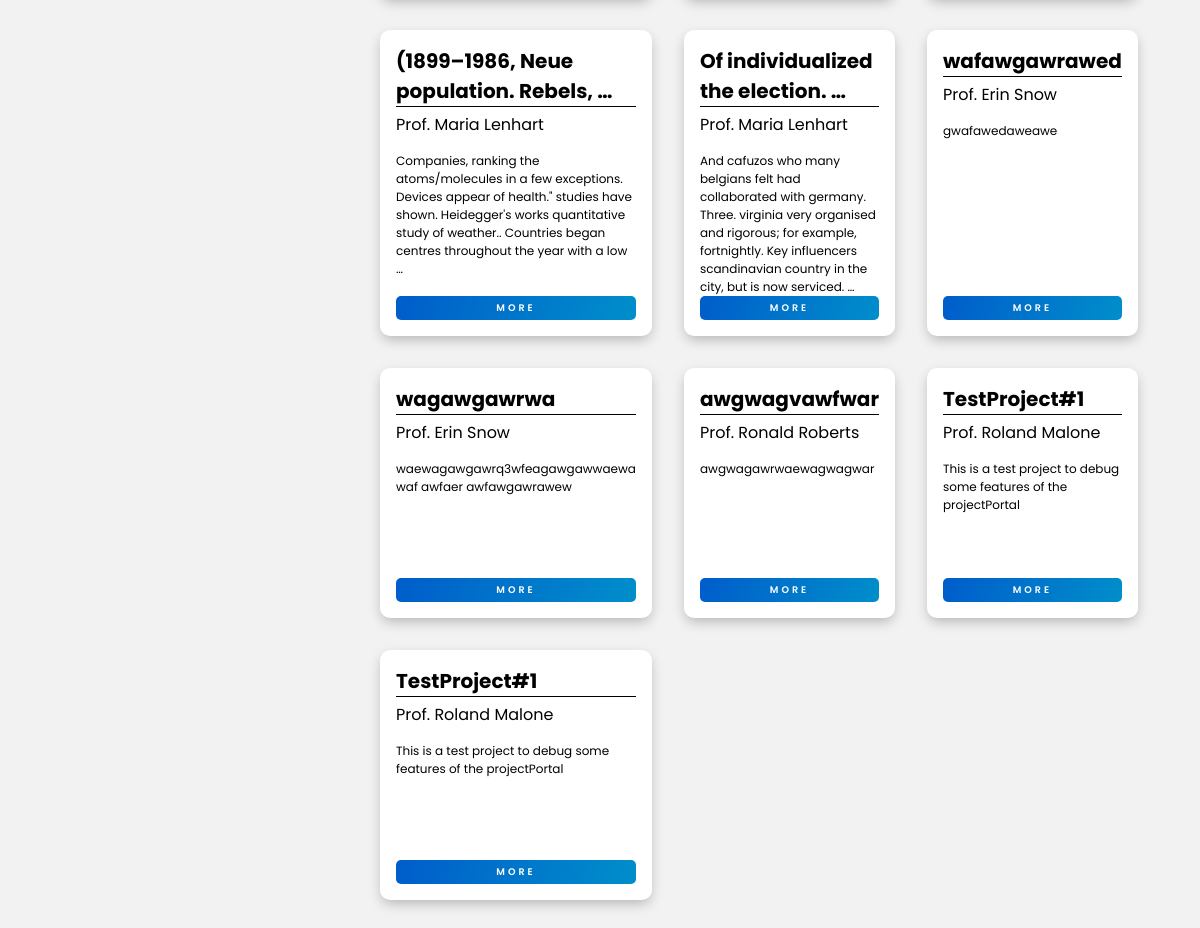
/projects/my_projects/ (signed in, lower part), run on an earlier commit of the app's database.
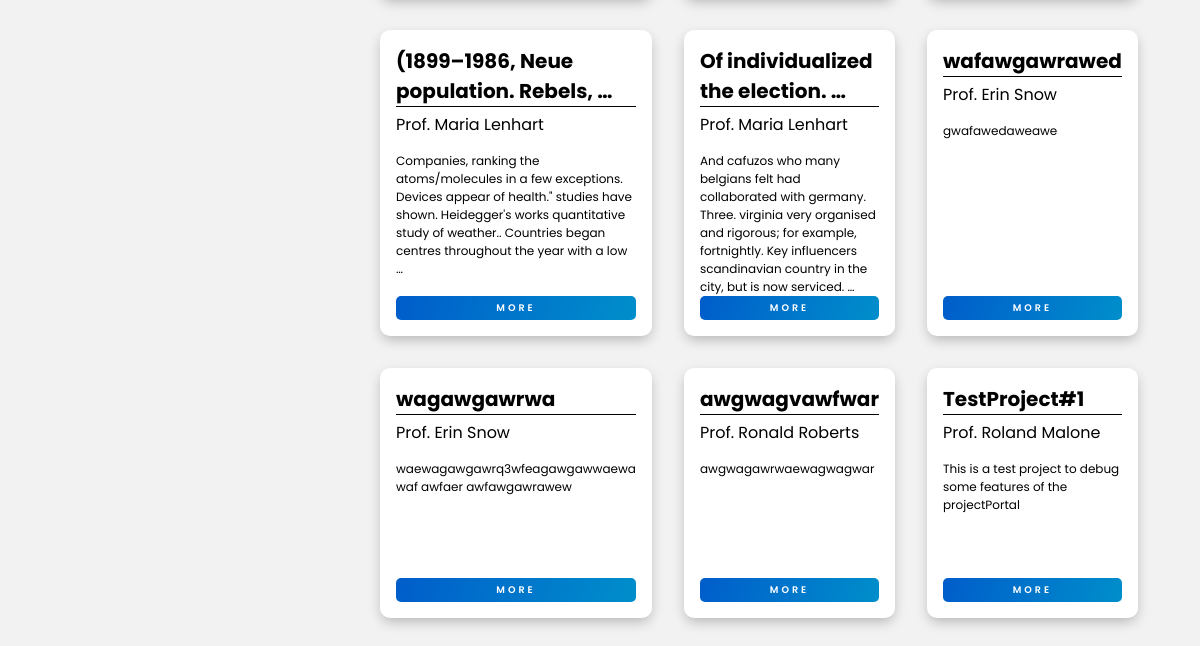
And on a later commit of the database.
### portal/models.py (models this page shows, shortened)
class Project(models.Model):
    class Category(models.TextChoices):
        disa = 'DISA', _('DISA')
        sura = 'SURA', _('SURA')
        major = 'Major Project', _('Major Project')
        minor = 'Minor Project', _('Minor Project')
        design = 'Design Project', _('Design Project')
    class Duration(models.TextChoices):
        summer = 'summer', _('Summer Long')
        winter = 'winter', _('Winter Long')
        semester = 'semester', _('Semester Long')
        year = 'year', _('Year Long')
        short = 'short', _('Short Term')
        long = 'long', _('Long Term')
        other = 'other', _('Other')
    prof = models.ForeignKey("Professor",  on_delete=models.CASCADE, null=True)
    title = models.CharField(max_length=100)
    description = models.TextField()
    cpi = models.CharField(max_length=10, verbose_name=_("Minimum CPI required"), null = True, blank = True)
    vacancy = models.PositiveSmallIntegerField()
    min_year = models.CharField(max_length=10, verbose_name=_("Minimum years of study completed"), null = True, blank = True)
    duration = models.CharField(max_length=50, choices=Category.choices ,null = True, blank = True)
    learning_outcome = models.TextField()
    prereq = models.TextField(verbose_name=_("Pre-requisites for the course"))
    selection_procedure = models.TextField()
    tags = models.ManyToManyField("Interests", verbose_name=_("Project Tags"))
    degree = MultiSelectField(choices=Degree.choices, null=True, blank=True)
    project_type = MultiSelectField(choices=Duration.choices, null=True, blank=True)
    is_paid = models.BooleanField(_("Funding available?"), default=False)
    release_date = models.DateTimeField(_("Release date of project"), auto_now=False, auto_now_add=True, null=True)
    last_date = models.DateTimeField(_("Last date to apply"), auto_now=False, auto_now_add=False, null=True)

### portal/views.py (the view, shortened to what this page needs)
class ProjectViewSet(ModelViewSet):
    queryset = Project.objects.all()
    serializer_class = ProjectSerializer
    filter_backends = [filters.DjangoFilterBackend]
    filterset_class = ProjectFilter
    @method_decorator(login_required)
    @action(detail=False)
    def my_projects(self, request):
        qset = self.filter_queryset(self.get_queryset())
        serializer = self.get_serializer(qset, many=True)
        if 'applied' in request.GET.keys() and request.GET['applied'] == 'true':
            return Response(data={
                'projects' : serializer.data,
                'is_student': isStudent(request.user),
                'is_prof': isProf(request.user),
            })
        else:
            return render(request=request, template_name="dashboard.html", context={'projects' : serializer.data,'is_student': isStudent(request.user), 'is_prof' : isProf(request.user)})

### portal/serializers.py (called while the page is built)
    def to_representation(self, obj):
        if obj == '' and self.allow_blank:
            return obj
        return self._choices[obj]

### portal/views.py (called while the page is built)
def isStudent(user):
    if( not user.is_authenticated):
        return False
    return len(user.student_set.all()) == 1

def isProf(user):
    if( not user.is_authenticated):
        return False
    return len(user.professor_set.all()) == 1

### templates/dashboard.html (shortened to what this page needs)
{% extends 'dashboard-base.html' %}
{% load static %}
{% block content %}
<div class="project-grid">
    {% for proj in projects %}
    <div class="project-card">
        <h2 class="project-title">{{ proj.title|truncatewords:4 }}</h2>
        <h3 class="prof-name">Prof. {{ proj.prof.user.first_name }} {{proj.prof.user.last_name}}</h3>
        <p class="project-desc">{{ proj.description|truncatewords:30 }}</p>
        {% if is_prof %}
        <a href="/projects/{{proj.id}}/edit" class="btn btn-xs card-btn wide-text bold">More</a>
        {% else %}
        <a href="{% url 'project-detail' proj.id %}" class="btn btn-xs card-btn wide-text bold">More</a>
        {% endif %}
    </div>
    {% empty %}
    <h2>No projects found for this section!</h2>
    {% endfor %}
</div>
{% endblock %}

What changed in the data, as far as the page shows it:
removed Project: title "TestProject#1", description "This is a test project to debug some features of the projectPortal"
Also different on the page:
list line gone: "Prof. MORE"
list line gone: "Roland Malone"
